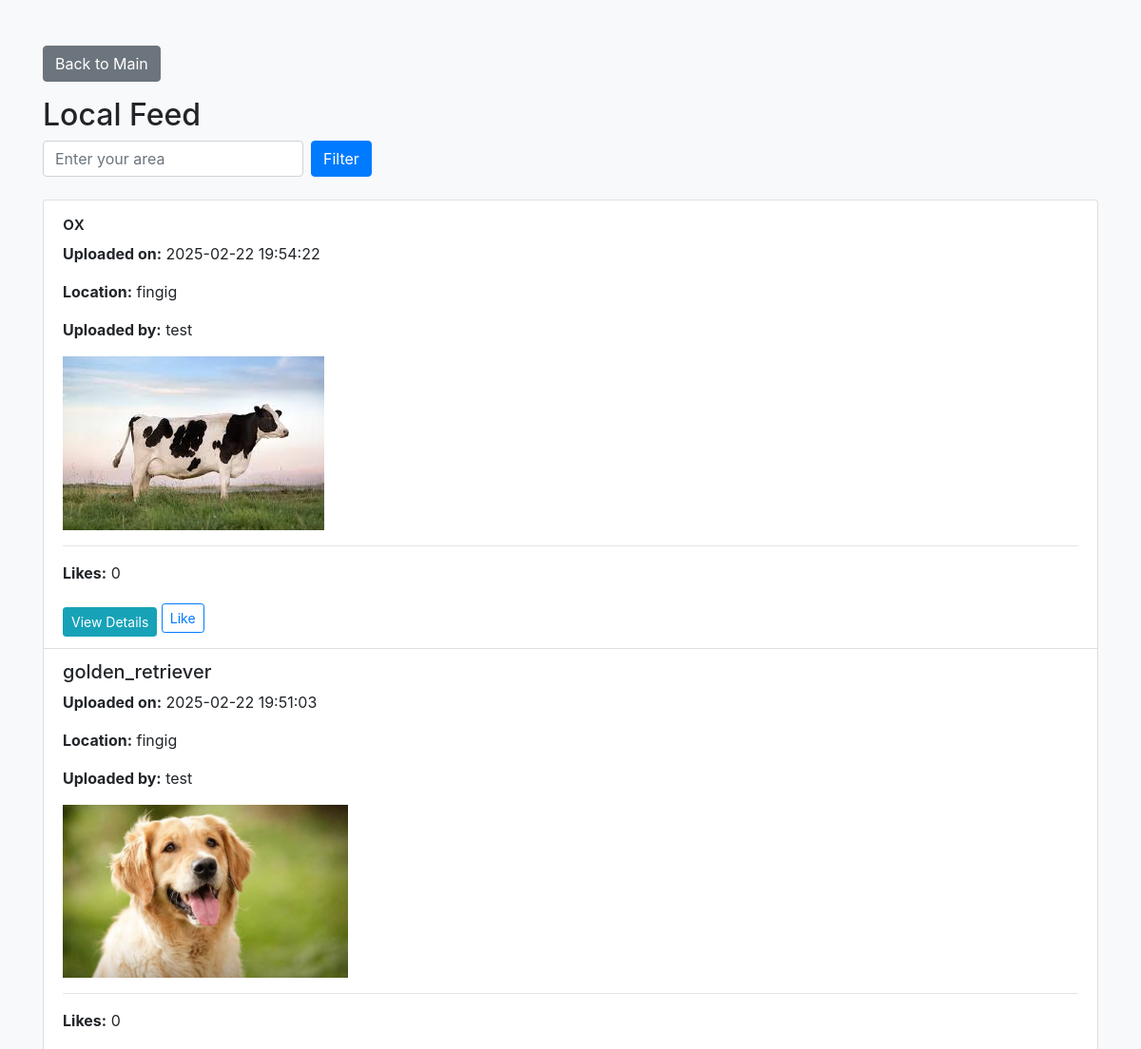
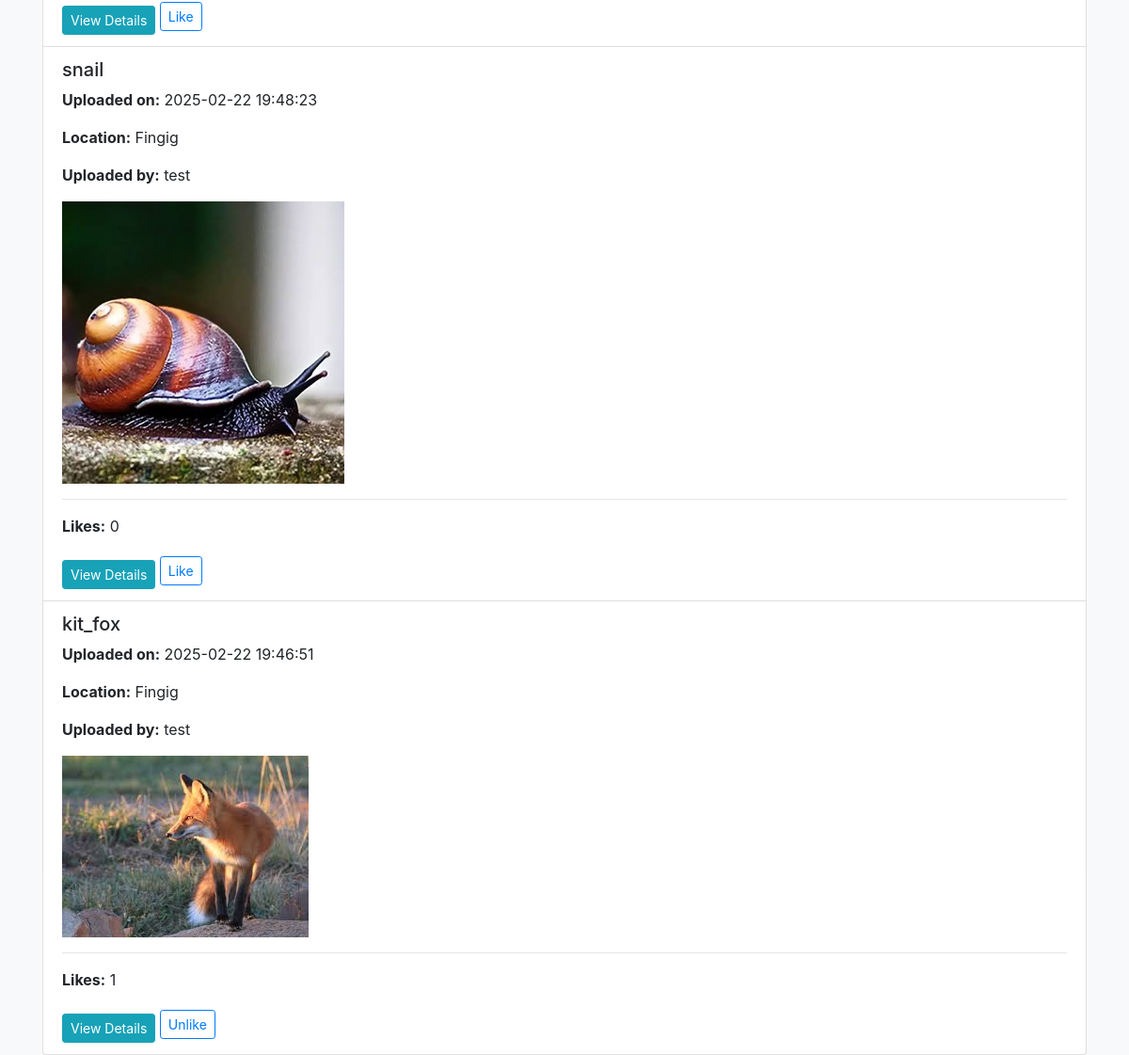
/feed (signed in), run on the app's committed database (2 pictures, top to bottom).
### app.py (models this page shows, shortened)
class ImageResult(db.Model):
    user = db.relationship('User', backref='uploads')
    likes = db.relationship('Like', backref='upload', lazy='dynamic')
    id = db.Column(db.Integer, primary_key=True)
    filename = db.Column(db.String(200), nullable=False)
    label = db.Column(db.String(100), nullable=False)
    summary_text = db.Column(db.Text, nullable=True)
    stats_json = db.Column(db.Text, nullable=True)
    upload_time = db.Column(db.DateTime, default=datetime.utcnow)
    user_id = db.Column(db.Integer, db.ForeignKey('user.id'))  # Link to User
    location = db.Column(db.String(100), nullable=True)  # NEW field for area
    latitude = db.Column(db.Float, nullable=True)
    longitude = db.Column(db.Float, nullable=True)
    user = db.relationship('User', backref='uploads')
    likes = db.relationship('Like', backref='upload', lazy='dynamic')

class User(db.Model, UserMixin):
    id = db.Column(db.Integer, primary_key=True)
    username = db.Column(db.String(150), unique=True, nullable=False)
    password_hash = db.Column(db.String(200), nullable=False)
    points = db.Column(db.Integer, default=0)  # points earned for uploads

### app.py (the view)
@app.route('/feed')
@login_required
def feed():
    query_location = request.args.get('location', None)
    if query_location:
         results = ImageResult.query.filter(
             ImageResult.location.ilike(f"%{query_location}%")
         ).order_by(ImageResult.upload_time.desc()).all()
    else:
         results = ImageResult.query.order_by(ImageResult.upload_time.desc()).all()
    return render_template('feed.html', results=results, query_location=query_location)

### app.py (called while the page is built)
@login_manager.user_loader
def load_user(user_id):
    return User.query.get(int(user_id))

### templates/feed.html (shortened to what this page needs)
<!doctype html>
<html lang="en">
<head>
  <link rel="stylesheet" href="https://stackpath.bootstrapcdn.com/bootstrap/4.5.2/css/bootstrap.min.css">
</head>
<body class="bg-light">
  <div class="container mt-5">
    <a href="{{ url_for('main') }}" class="btn btn-secondary mb-3">Back to Main</a>
    <h2>Local Feed</h2>
    <form method="get" action="{{ url_for('feed') }}" class="form-inline mb-4">
      <div class="form-group mr-2">
        <input type="text" name="location" class="form-control" placeholder="Enter your area" value="{{ query_location or '' }}">
      </div>
      <button type="submit" class="btn btn-primary">Filter</button>
    </form>
    {% if results %}
    <div class="list-group">
      {% for result in results %}
        <div class="list-group-item">
          <h5>{{ result.label }}</h5>
          <p><strong>Uploaded on:</strong> {{ result.upload_time.strftime('%Y-%m-%d %H:%M:%S') }}</p>
          {% if result.location %}
            <p><strong>Location:</strong> {{ result.location }}</p>
          {% endif %}
          <p><strong>Uploaded by:</strong> {{ result.user.username }}</p>
          <img src="{{ url_for('static', filename='uploads/' + result.filename) }}" alt="Image" class="img-fluid" style="max-width:300px;">
          <hr>
          {% set like_count = result.likes.count() %}
          <p><strong>Likes:</strong> {{ like_count }}</p>
          <a href="{{ url_for('upload_detail', upload_id=result.id) }}" class="btn btn-sm btn-info mt-2">View Details</a>
          <a href="{{ url_for('like', upload_id=result.id) }}" class="btn btn-sm btn-outline-primary">
            {% if current_user.id in result.likes | map(attribute='user_id') | list %}
              Unlike
            {% else %}
              Like
            {% endif %}
          </a>
        </div>
      {% endfor %}
    </div>
  {% else %}
    <p>No uploads found for the specified area.</p>
  {% endif %}
  </div>
</body>
</html>

### data on the page
ImageResult: label "ox", upload_time "2025-02-22 19:54:22", location "fingig", user.username "test", filename (picture), like_count "0", shows "Like"
ImageResult: label "golden_retriever", upload_time "2025-02-22 19:51:03", location "fingig", user.username "test", filename (picture), like_count "0", shows "Like"
ImageResult: label "snail", upload_time "2025-02-22 19:48:23", location "Fingig", user.username "test", filename (picture), like_count "0", shows "Like"
ImageResult: label "kit_fox", upload_time "2025-02-22 19:46:51", location "Fingig", user.username "test", filename (picture), like_count "1", shows "Unlike"
